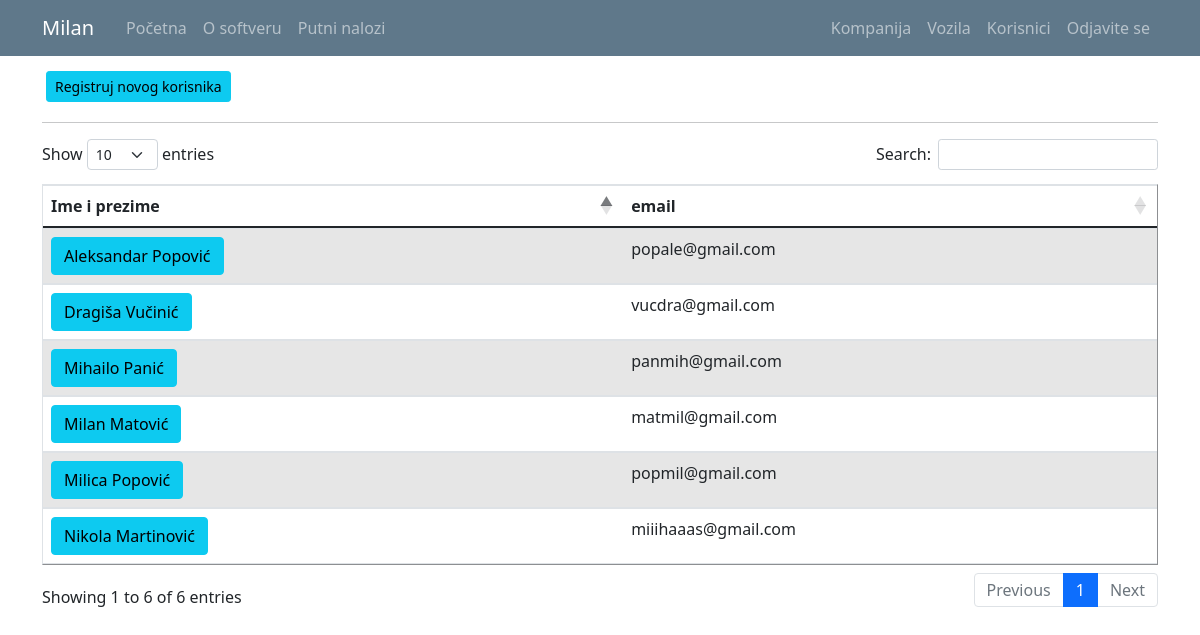
/user_list (signed in), run on the app's committed database.
### putninalozi/models.py (models this page shows, shortened)
class User(db.Model, UserMixin):
    id = db.Column(db.Integer, primary_key=True)
    email = db.Column(db.String(120), unique=True, nullable=False)
    password = db.Column(db.String(60), nullable = False)
    name = db.Column(db.String(20), unique=False, nullable=False)
    surname = db.Column(db.String(20), unique=False, nullable=False)
    gender = db.Column(db.String(1)) #(0, "srednji"), (1, "muški"), (2, "ženski")
    workplace = db.Column(db.String(20), unique=False, nullable=False)
    authorization = db.Column(db.String(10), nullable = False) # ovde treba da budu tipovi korisnika: S_admin, C_admin, C_user
    company_id = db.Column(db.Integer, db.ForeignKey('company.id'), nullable=True)
    default_vehicle = db.Column(db.Integer) #kod radnika koji imaju svoj auto, da bude podrazumevana vrednost id tog vozila
    travelwarrants = db.relationship('TravelWarrant', backref='travelwarrant_user', lazy=True)

### putninalozi/users/routes.py (the view)
@users.route("/user_list")
def user_list():
    if not current_user.is_authenticated:
        flash('Da bi ste pristupili ovoj stranici treba da budete ulogovani.', 'danger')
        return redirect(url_for('users.login'))
    users = User.query.all()
    return render_template('user_list.html', title='Users', users=users)

### putninalozi/models.py (called while the page is built)
@login_manager.user_loader
def load_user(user_id):
    return User.query.get(int(user_id))

### putninalozi/templates/user_list.html (shortened to what this page needs)
{% extends "layout.html" %}
{% block content %}
{% if current_user.authorization != 'c_user' %}
  <a class="btn btn-info btn-sm m-1" href="{{ url_for('users.register_u') }}">Registruj novog korisnika</a>
{% endif %}
<hr>
<table id="data" border="1" class="table table-striped">
  {% if current_user.authorization == 's_admin' %}
    <thead>
      <tr id="header">
        <th>Ime i prezime</th>
        <th>Kompanija</th>
        <th>Autorizacija</th>
        <th>email</th>
      </tr>
    </thead>
    <tbody>
      {% for user in users %}
        <tr>
          <td> <a class="mr-2 btn btn-info" href="{{ url_for('users.user_profile', user_id=user.id) }}" title="Uređivanje Korisnika">{{ user.name }} {{ user.surname }}</a> </td>
          <td>{{ user.user_company.companyname }}</td>
          <td>{{ user.authorization }}</td>
          <td>{{ user.email }}</td>
        </tr>
      {% endfor %}
    </tbody>
  {% elif current_user.authorization == 'c_admin' %}
    <thead>
      <tr id="header">
        <th>Ime i prezime</th>
        <th>email</th>
      </tr>
    </thead>
    <tbody>
      {% for user in users %}
        {% if user.user_company.id == current_user.user_company.id %}
          <tr>
            <td> <a class="mr-2 btn btn-info" href="{{ url_for('users.user_profile', user_id=user.id) }}" title="Uređivanje Korisnika">{{ user.name }} {{ user.surname }}</a> </td>
            <td>{{ user.email }}</td>
          </tr>
        {% endif %}
      {% endfor %}
    </tbody>
  {% endif %}
</table>
{% endblock %}

### putninalozi/templates/layout.html (shortened to what this page needs)
<!doctype html>
<html lang="en">
  <head>
    <link rel="stylesheet" href="https://cdn.jsdelivr.net/npm/bootstrap@4.3.1/dist/css/bootstrap.min.css">
    <link rel="stylesheet" type="text/css" href="{{ url_for('static', filename='main.css') }}">
    <link href="https://cdn.jsdelivr.net/npm/bootstrap@5.0.1/dist/css/bootstrap.min.css" rel="stylesheet">
    <link rel="stylesheet" type="text/css" href="https://cdn.datatables.net/1.10.25/css/dataTables.bootstrap5.css">
  </head>
  <body>
    <header class="site-header">
      <nav class="navbar navbar-expand-md navbar-dark bg-steel fixed-top">
        <div class="container">
          <a class="navbar-brand mr-4" href="/">{{ current_user.name }}</a>
          <div class="collapse navbar-collapse" id="navbarToggle">
            <div class="navbar-nav mr-auto">
              {% if current_user.is_authenticated %}
                <a class="nav-item nav-link" href="{{ url_for('main.home') }}">Početna</a>
                <a class="nav-item nav-link" href="{{ url_for('main.about') }}">O softveru</a>
                <a class="nav-item nav-link" href="{{ url_for('travel_warrants.travel_warrant_list') }}">Putni nalozi</a>
              {% else %}
                <a class="nav-item nav-link" href="{{ url_for('main.home') }}">Početna</a>
                <a class="nav-item nav-link" href="{{ url_for('main.about') }}">O softveru</a>
              {% endif %}
            </div>
            <div class="navbar-nav">
              {% if current_user.is_authenticated %}
                {% if current_user.authorization == 's_admin' %}
                  <a class="nav-item nav-link" href="{{ url_for('companys.company_list') }}">Kompanija</a>
                  <a class="nav-item nav-link" href="{{ url_for('vehicles.vehicle_list') }}">Vozila</a>
                  <a class="nav-item nav-link" href="{{ url_for('users.user_list') }}">Korisnici</a>
                  <a class="nav-item nav-link" href="{{ url_for('users.logout') }}">Odjavite se</a>
                {% elif current_user.authorization == 'c_admin'%}
                  <a class="nav-item nav-link" href="{{ url_for('companys.company_list') }}">Kompanija</a>
                  <a class="nav-item nav-link" href="{{ url_for('vehicles.vehicle_list') }}">Vozila</a>
                  <a class="nav-item nav-link" href="{{ url_for('users.user_list') }}">Korisnici</a>
                  <a class="nav-item nav-link" href="{{ url_for('users.logout') }}">Odjavite se</a>
                {% else %}
                  <a class="nav-item nav-link" href="{{ url_for('users.logout') }}">Odjavite se</a>
                {% endif %}
              {% else %}
                <a class="nav-item nav-link" href="{{ url_for('users.login') }}">Prijavljivanje</a>
              {% endif %}
            </div>
          </div>
        </div>
      </nav>
    </header>
    <main role="main" class="container">
      <div class="row">
        <div class="col-md-12">
          {% block content %}{% endblock %}
        </div>
      </div>
    </main>
  </body>
</html>

### putninalozi/static/main.css (style rules this page uses)
body { background: #fafafa; color: #333333; margin-top: 5rem; }
.bg-steel { background-color: #5f788a; }
.site-header .navbar-nav .nav-link { color: #cbd5db; }

### data on the page
User: name "Milan", surname "Matović", email "matmil@gmail.com"
User: name "Mihailo", surname "Panić", email "panmih@gmail.com"
User: name "Nikola", surname "Martinović", email "miiihaaas@gmail.com"
User: name "Milica", surname "Popović", email "popmil@gmail.com"
User: name "Aleksandar", surname "Popović", email "popale@gmail.com"
User: name "Dragiša", surname "Vučinić", email "vucdra@gmail.com"
